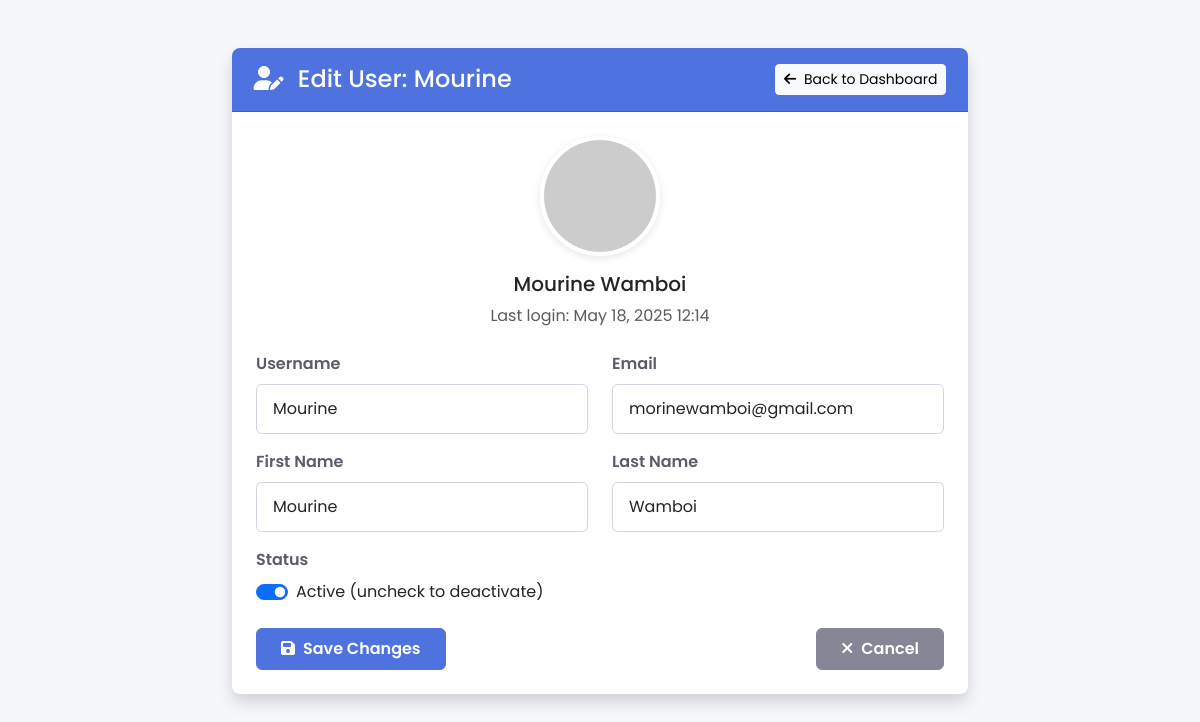
Page /edit-user/5/ (signed in) on the committed database.
### predictor/models.py (models this page shows, shortened)
class CustomUser(AbstractUser):
    role = models.CharField(
        max_length=10,
        choices=RoleChoices.choices,
        default=RoleChoices.PATIENT
    )

### predictor/views.py (the view)
# urls.py: path('edit-user/<int:user_id>/', edit_user, name='edit-user'),
@user_passes_test(is_staff_or_superuser, login_url='/admin/login/')
def edit_user(request, user_id):
    user = get_object_or_404(User, id=user_id)
    if request.method == 'POST':
        form = UserChangeForm(request.POST, instance=user)
        if form.is_valid():
            form.save()
            return redirect('predictor:admin-dashboard')
    else:
        form = UserChangeForm(instance=user)
    return render(request, 'edit_user.html', {'form': form, 'user': user})

### predictor/views.py (called while the page is built)
def is_staff_or_superuser(user):
    return user.is_staff or user.is_superuser

### predictor/templates/edit_user.html (shortened to what this page needs)
<!DOCTYPE html>
<html lang="en">
<head>
    <link href="https://cdn.jsdelivr.net/npm/bootstrap@5.3.0/dist/css/bootstrap.min.css" rel="stylesheet">
    <link rel="stylesheet" href="https://cdnjs.cloudflare.com/ajax/libs/font-awesome/6.4.0/css/all.min.css">
</head>
<body>
    <div class="container py-5">
        <div class="row justify-content-center">
            <div class="col-lg-8">
                <div class="card shadow">
                    <div class="card-header">
                        <div class="d-flex justify-content-between align-items-center">
                            <h4 class="m-0">
                                <i class="fas fa-user-edit me-2"></i>
                                Edit User: {{ user.username }}
                            </h4>
                            <a href="{% url 'predictor:admin-dashboard' %}" class="btn btn-sm btn-light">
                                <i class="fas fa-arrow-left me-1"></i> Back to Dashboard
                            </a>
                        </div>
                    </div>
                    <div class="card-body p-4">
                        <div class="text-center mb-4">
                            <img src="https://ui-avatars.com/api/?name={{ user.username }}&background=4e73df&color=fff&size=120"
                                 alt="User Avatar" class="user-avatar mb-3">
                            <h5>{{ user.get_full_name|default:user.username }}</h5>
                            <p class="text-muted mb-0">Last login: {{ user.last_login|date:"M d, Y H:i"|default:"Never" }}</p>
                        </div>
                        <form method="post" novalidate>
                            <div class="row mb-3">
                                <div class="col-md-6">
                                    <label for="id_username" class="form-label">Username</label>
                                    {{ form.username }}
                                </div>
                                <div class="col-md-6">
                                    <label for="id_email" class="form-label">Email</label>
                                    {{ form.email }}
                                </div>
                            </div>
                            <div class="row mb-3">
                                <div class="col-md-6">
                                    <label for="id_first_name" class="form-label">First Name</label>
                                    {{ form.first_name }}
                                </div>
                                <div class="col-md-6">
                                    <label for="id_last_name" class="form-label">Last Name</label>
                                    {{ form.last_name }}
                                </div>
                            </div>
                            <div class="mb-3">
                                <label for="id_is_active" class="form-label">Status</label>
                                <div class="form-check form-switch">
                                    {{ form.is_active }}
                                    <label class="form-check-label" for="id_is_active">
                                        {% if user.is_active %}
                                            Active (uncheck to deactivate)
                                        {% else %}
                                            Inactive (check to activate)
                                        {% endif %}
                                    </label>
                                </div>
                            </div>
                            <div class="d-flex justify-content-between mt-4">
                                <button type="submit" class="btn btn-primary">
                                    <i class="fas fa-save me-2"></i>Save Changes
                                </button>
                                <a href="{% url 'predictor:admin-dashboard' %}" class="btn btn-secondary">
                                    <i class="fas fa-times me-2"></i>Cancel
                                </a>
                            </div>
                        </form>
                    </div>
                </div>
            </div>
        </div>
    </div>
</body>
</html>

### predictor/templates/edit_user.html (style rules this page uses)
:root { --primary: #4e73df; --success: #1cc88a; --danger: #e74a3b; --warning: #f6c23e; --info: #36b9cc; --secondary: #858796; --light: #f8f9fc; --dark: #5a5c69; }
body { font-family: 'Poppins', sans-serif; background-color: #f5f7fb; }
.card { border: none; border-radius: 0.5rem; box-shadow: 0 0.15rem 1.75rem 0 rgba(58, 59, 69, 0.1); }
.card-header { background-color: var(--primary); color: white; border-radius: 0.5rem 0.5rem 0 0 !important; padding: 1rem 1.35rem; }
.form-label { font-weight: 600; color: var(--dark); margin-bottom: 0.5rem; }
.form-control, .form-select { border: 1px solid #d1d3e2; border-radius: 0.35rem; padding: 0.75rem 1rem; transition: border-color 0.15s ease-in-out, box-shadow 0.15s ease-in-out; }
.btn-primary { background-color: var(--primary); border-color: var(--primary); padding: 0.5rem 1.5rem; font-weight: 600; }
.btn-secondary { background-color: var(--secondary); border-color: var(--secondary); padding: 0.5rem 1.5rem; font-weight: 600; }
.user-avatar { width: 120px; height: 120px; border-radius: 50%; object-fit: cover; border: 4px solid white; box-shadow: 0 0.15rem 0.5rem rgba(0, 0, 0, 0.1); }

### rows in the picture
CustomUser: username "Mourine", get_full_name "Mourine Wamboi", last_login "May 18, 2025 12:14", email "morinewamboi@gmail.com", first_name "Mourine", last_name "Wamboi", is_active "☑"
